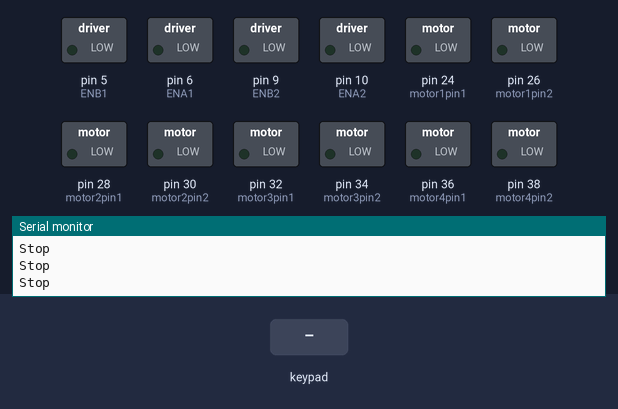
Bench run of a sketch on a simulated Arduino Mega 2560, built with avr-gcc and run on an emulated ATmega2560. Parts: switched loads named in the sketch (green lamp = pin HIGH), the last lines printed to the serial monitor. Inputs (shaded band) come from the test bench.

Above: at 1.2 s.
1.3 s: key 'L' pressed
At 2.9 s:
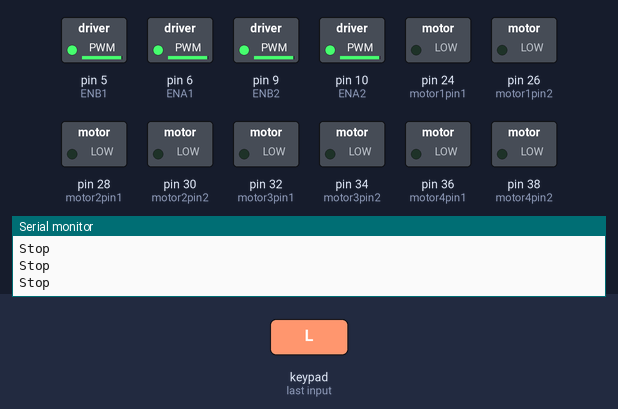
4.3 s: key 'U' pressed
At 4.51 s:
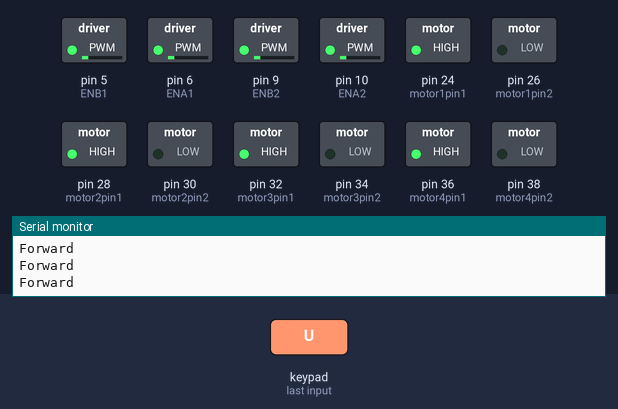
6.2 s: key 'D' pressed
At 6.41 s:
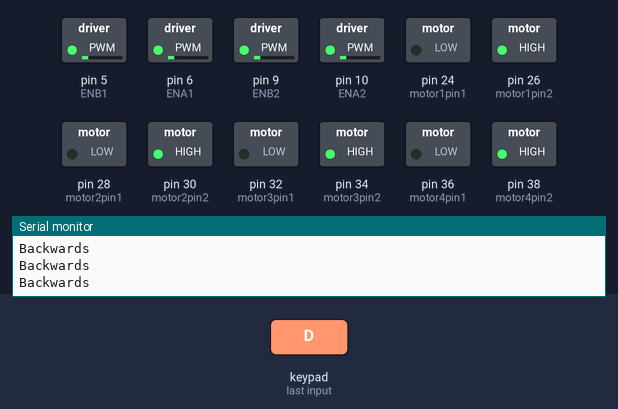
8.1 s: key 'R' pressed
At 9.6 s:
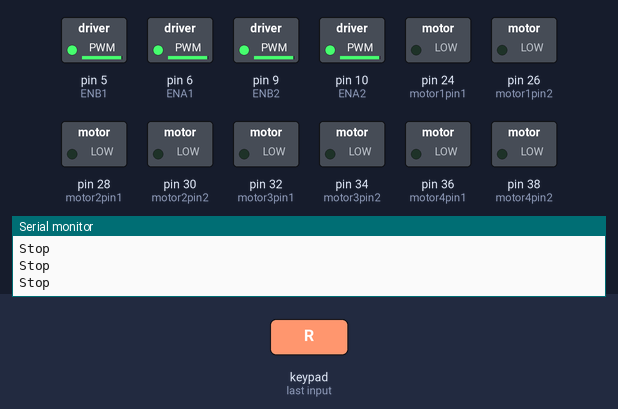
11.1 s: key 'U' pressed
At 12.0 s:
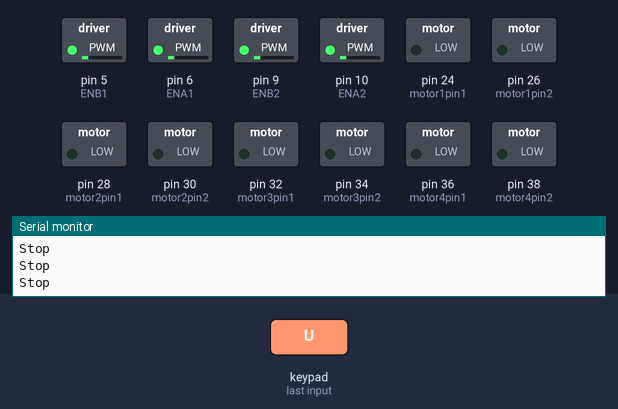
13.0 s: key 'D' pressed
At 13.21 s:
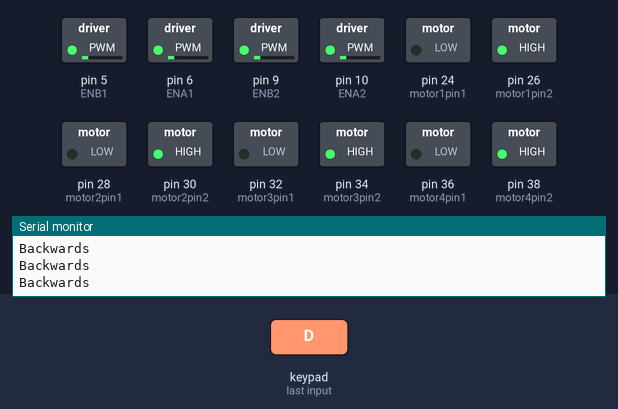
Timing chart, 0 to 15.9 s (numbered marks = the images above; inputs shaded):
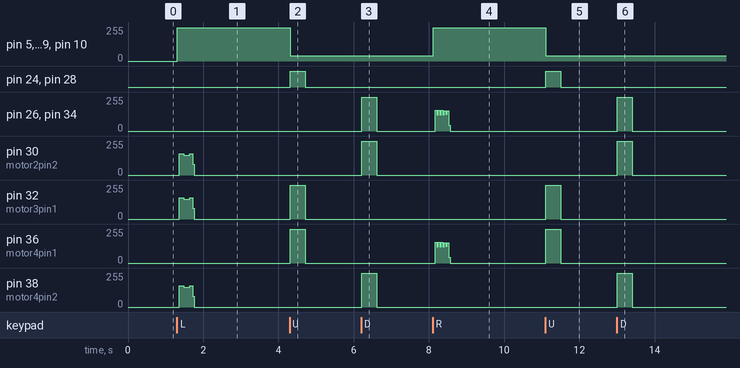

Measured:
- after the input at 1.3 s, pin 5 (ENB1), pin 6 (ENA1): 0/255 → 250/255 at once
- after the input at 4.3 s, pin 5 (ENB1), pin 6 (ENA1), pin 9 (ENB2), pin 10 (ENA2): 250/255 → 40/255 at once; pin 24 (motor1pin1), pin 28 (motor2pin1): LOW → HIGH at once, → LOW 0.40 s later; pin 32 (motor3pin1), pin 36 (motor4pin1): 0/255 → 255/255 at once, → 0/255 0.40 s later
- after the input at 6.2 s, pin 26 (motor1pin2), pin 30 (motor2pin2), pin 34 (motor3pin2), pin 38 (motor4pin2): 0/255 → 255/255 at once, → 0/255 0.40 s later
- after the input at 11.1 s, pin 5 (ENB1), pin 6 (ENA1), pin 9 (ENB2), pin 10 (ENA2): 250/255 → 40/255 at once; pin 24 (motor1pin1), pin 28 (motor2pin1): LOW → HIGH at once, → LOW 0.40 s later; pin 32 (motor3pin1), pin 36 (motor4pin1): 0/255 → 255/255 at once, → 0/255 0.40 s later
- after the input at 13.0 s, pin 26 (motor1pin2), pin 30 (motor2pin2), pin 34 (motor3pin2), pin 38 (motor4pin2): 0/255 → 255/255 at once, → 0/255 0.40 s later

The sketch:

TEST_SPEEDCONTROL_BT.ino
```cpp
#define CUSTOM_SETTINGS
#define INCLUDE_GAMEPAD_MODULE
#include <Dabble.h>


char data;

// Back motors
int motor1pin1 = 24;
int motor1pin2 = 26;
int motor2pin1 = 28;
int motor2pin2 = 30;

int ENA1 = 6;
int ENB1 = 5;


// Back motors

int motor3pin1 = 32;
int motor3pin2 = 34;
int motor4pin1 = 36;
int motor4pin2 = 38;

int ENA2 = 10;
int ENB2 = 9;


//Speed
int grass = 100;
int grassTurn = 250;
int inside = 40;
int insideTurn = 250;

void setup() {
  Serial.begin(9600);
  Serial3.begin(9600);
  Dabble.begin(Serial3);

  // put your setup code here, to run once:
  pinMode(motor1pin1, OUTPUT);
  pinMode(motor1pin2, OUTPUT);
  pinMode(motor2pin1, OUTPUT);
  pinMode(motor2pin2, OUTPUT);

  pinMode(motor3pin1, OUTPUT);
  pinMode(motor3pin2, OUTPUT);
  pinMode(motor4pin1, OUTPUT);
  pinMode(motor4pin2, OUTPUT);

  pinMode(ENA1, OUTPUT);
  pinMode(ENB1, OUTPUT);
  pinMode(ENA2, OUTPUT);
  pinMode(ENB2, OUTPUT);
}

void loop() {
  // put your main code here, to run repeatedly:
  Dabble.processInput();  // This line is crucial in grabbing our data

  while (GamePad.isUpPressed()) {
    Serial.println("Forward");
    analogWrite(ENA1, inside);
    analogWrite(ENB1, inside);
    analogWrite(ENA2, inside);
    analogWrite(ENB2, inside);

    digitalWrite(motor1pin1, HIGH);
    digitalWrite(motor1pin2, LOW);
    digitalWrite(motor3pin1, HIGH);
    digitalWrite(motor3pin2, LOW);

    digitalWrite(motor2pin1, HIGH);
    digitalWrite(motor2pin2, LOW);
    digitalWrite(motor4pin1, HIGH);
    digitalWrite(motor4pin2, LOW);

    Dabble.processInput();
  }

  while (GamePad.isDownPressed()) {
    Serial.println("Backwards");
    analogWrite(ENA1, inside);
    analogWrite(ENB1, inside);
    analogWrite(ENA2, inside);
    analogWrite(ENB2, inside);

    digitalWrite(motor1pin1, LOW);
    digitalWrite(motor1pin2, HIGH);
    digitalWrite(motor3pin1, LOW);
    digitalWrite(motor3pin2, HIGH);

    digitalWrite(motor2pin1, LOW);
    digitalWrite(motor2pin2, HIGH);
    digitalWrite(motor4pin1, LOW);
    digitalWrite(motor4pin2, HIGH);

    Dabble.processInput();
  }

  if (GamePad.isLeftPressed())
  {
    Serial.print("Left");
    analogWrite(ENA1, insideTurn);
    analogWrite(ENB1, insideTurn);
    analogWrite(ENA2, insideTurn);
    analogWrite(ENB2, insideTurn);

    digitalWrite(motor2pin1, LOW);
    digitalWrite(motor2pin2, HIGH);

    digitalWrite(motor3pin1, HIGH);
    digitalWrite(motor3pin2, LOW);
    digitalWrite(motor4pin1, LOW);
    digitalWrite(motor4pin2, HIGH);

    Dabble.processInput();
  }

  if (GamePad.isRightPressed())
  {
    Serial.print("Right");
    analogWrite(ENA1, insideTurn);
    analogWrite(ENB1, insideTurn);
    analogWrite(ENA2, insideTurn);
    analogWrite(ENB2, insideTurn);

    digitalWrite(motor1pin1, LOW);
    digitalWrite(motor1pin2, HIGH);

    digitalWrite(motor3pin1, LOW);
    digitalWrite(motor3pin2, HIGH);
    digitalWrite(motor4pin1, HIGH);
    digitalWrite(motor4pin2, LOW);

    Dabble.processInput();
  }

  while (GamePad.isSquarePressed())
  {
    Serial.println("Square");
  }

  while (GamePad.isCirclePressed())
  {
    Serial.println("Circle");
    Dabble.processInput();
  }

  if (GamePad.isCrossPressed())
  {
    Serial.print("Cross");
  }

  if (GamePad.isTrianglePressed())
  {
    Serial.print("Triangle / stop");
    digitalWrite(motor1pin1, LOW);
    digitalWrite(motor1pin2, LOW);
    digitalWrite(motor2pin1, LOW);
    digitalWrite(motor2pin2, LOW);

    digitalWrite(motor3pin1, LOW);
    digitalWrite(motor3pin2, LOW);
    digitalWrite(motor4pin1, LOW);
    digitalWrite(motor4pin2, LOW);
  }

  if (GamePad.isStartPressed())
  {
    Serial.print("Start");
  }

  if (GamePad.isSelectPressed())
  {
    Serial.print("Select");
  }
  else {
    Serial.println("Stop");

    digitalWrite(motor1pin1, LOW);
    digitalWrite(motor1pin2, LOW);
    digitalWrite(motor2pin1, LOW);
    digitalWrite(motor2pin2, LOW);

    digitalWrite(motor3pin1, LOW);
    digitalWrite(motor3pin2, LOW);
    digitalWrite(motor4pin1, LOW);
    digitalWrite(motor4pin2, LOW);
  }
}
```
